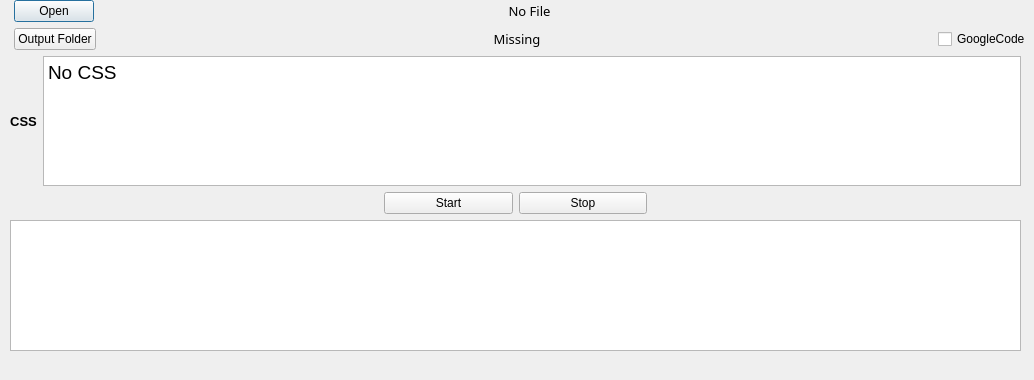
<?xml version="1.0" encoding="UTF-8"?>
<ui version="4.0">
 <class>Dialog</class>
 <widget class="QDialog" name="Dialog">
  <property name="geometry">
   <rect>
    <x>0</x>
    <y>0</y>
    <width>1034</width>
    <height>380</height>
   </rect>
  </property>
  <property name="sizePolicy">
   <sizepolicy hsizetype="Fixed" vsizetype="Fixed">
    <horstretch>0</horstretch>
    <verstretch>0</verstretch>
   </sizepolicy>
  </property>
  <property name="minimumSize">
   <size>
    <width>1034</width>
    <height>380</height>
   </size>
  </property>
  <property name="maximumSize">
   <size>
    <width>1034</width>
    <height>380</height>
   </size>
  </property>
  <property name="windowTitle">
   <string>GEDCOM_HTML5</string>
  </property>
  <property name="windowIcon">
   <iconset>
    <normaloff>icon.png</normaloff>icon.png</iconset>
  </property>
  <widget class="QWidget" name="gridLayoutWidget">
   <property name="geometry">
    <rect>
     <x>0</x>
     <y>0</y>
     <width>1031</width>
     <height>371</height>
    </rect>
   </property>
   <layout class="QGridLayout" name="gridLayout" rowstretch="1,0,0,0,0,0">
    <item row="0" column="0">
     <layout class="QHBoxLayout" name="horizontalLayout_3" stretch="1,5,60,5">
      <item>
       <spacer name="horizontalSpacer_5">
        <property name="orientation">
         <enum>Qt::Horizontal</enum>
        </property>
        <property name="sizeHint" stdset="0">
         <size>
          <width>40</width>
          <height>20</height>
         </size>
        </property>
       </spacer>
      </item>
      <item>
       <widget class="QPushButton" name="OpenButton">
        <property name="text">
         <string>Open</string>
        </property>
        <property name="default">
         <bool>true</bool>
        </property>
       </widget>
      </item>
      <item>
       <widget class="QLabel" name="FilePath">
        <property name="font">
         <font>
          <family>Arial Black</family>
          <pointsize>10</pointsize>
         </font>
        </property>
        <property name="text">
         <string>No File</string>
        </property>
        <property name="alignment">
         <set>Qt::AlignCenter</set>
        </property>
       </widget>
      </item>
      <item>
       <spacer name="horizontalSpacer_7">
        <property name="orientation">
         <enum>Qt::Horizontal</enum>
        </property>
        <property name="sizeHint" stdset="0">
         <size>
          <width>40</width>
          <height>20</height>
         </size>
        </property>
       </spacer>
      </item>
     </layout>
    </item>
    <item row="2" column="0">
     <layout class="QHBoxLayout" name="horizontalLayout_6" stretch="1,0,100,1">
      <item>
       <spacer name="horizontalSpacer_8">
        <property name="orientation">
         <enum>Qt::Horizontal</enum>
        </property>
        <property name="sizeHint" stdset="0">
         <size>
          <width>40</width>
          <height>20</height>
         </size>
        </property>
       </spacer>
      </item>
      <item>
       <widget class="QLabel" name="CSS_Label">
        <property name="font">
         <font>
          <pointsize>10</pointsize>
          <weight>75</weight>
          <bold>true</bold>
         </font>
        </property>
        <property name="text">
         <string>CSS</string>
        </property>
        <property name="textFormat">
         <enum>Qt::AutoText</enum>
        </property>
        <property name="alignment">
         <set>Qt::AlignCenter</set>
        </property>
       </widget>
      </item>
      <item>
       <widget class="QPlainTextEdit" name="CSS_text">
        <property name="font">
         <font>
          <family>Arial</family>
          <pointsize>14</pointsize>
         </font>
        </property>
        <property name="plainText">
         <string>No CSS</string>
        </property>
       </widget>
      </item>
      <item>
       <spacer name="horizontalSpacer_9">
        <property name="orientation">
         <enum>Qt::Horizontal</enum>
        </property>
        <property name="sizeHint" stdset="0">
         <size>
          <width>40</width>
          <height>20</height>
         </size>
        </property>
       </spacer>
      </item>
     </layout>
    </item>
    <item row="5" column="0">
     <layout class="QHBoxLayout" name="horizontalLayout_5">
      <item>
       <widget class="QLabel" name="StatusLabel">
        <property name="text">
         <string/>
        </property>
        <property name="alignment">
         <set>Qt::AlignCenter</set>
        </property>
       </widget>
      </item>
     </layout>
    </item>
    <item row="3" column="0">
     <layout class="QHBoxLayout" name="horizontalLayout" stretch="3,1,1,3">
      <item>
       <spacer name="horizontalSpacer_2">
        <property name="orientation">
         <enum>Qt::Horizontal</enum>
        </property>
        <property name="sizeHint" stdset="0">
         <size>
          <width>40</width>
          <height>20</height>
         </size>
        </property>
       </spacer>
      </item>
      <item>
       <widget class="QPushButton" name="StartButton">
        <property name="text">
         <string>Start</string>
        </property>
       </widget>
      </item>
      <item>
       <widget class="QPushButton" name="StopButton">
        <property name="text">
         <string>Stop</string>
        </property>
       </widget>
      </item>
      <item>
       <spacer name="horizontalSpacer">
        <property name="orientation">
         <enum>Qt::Horizontal</enum>
        </property>
        <property name="sizeHint" stdset="0">
         <size>
          <width>40</width>
          <height>20</height>
         </size>
        </property>
       </spacer>
      </item>
     </layout>
    </item>
    <item row="4" column="0">
     <layout class="QHBoxLayout" name="horizontalLayout_2" stretch="1,100,1">
      <item>
       <spacer name="horizontalSpacer_3">
        <property name="orientation">
         <enum>Qt::Horizontal</enum>
        </property>
        <property name="sizeHint" stdset="0">
         <size>
          <width>40</width>
          <height>20</height>
         </size>
        </property>
       </spacer>
      </item>
      <item>
       <widget class="QListWidget" name="listWidget"/>
      </item>
      <item>
       <spacer name="horizontalSpacer_4">
        <property name="orientation">
         <enum>Qt::Horizontal</enum>
        </property>
        <property name="sizeHint" stdset="0">
         <size>
          <width>40</width>
          <height>20</height>
         </size>
        </property>
       </spacer>
      </item>
     </layout>
    </item>
    <item row="1" column="0">
     <layout class="QHBoxLayout" name="horizontalLayout_4" stretch="1,5,60,0">
      <item>
       <spacer name="horizontalSpacer_6">
        <property name="orientation">
         <enum>Qt::Horizontal</enum>
        </property>
        <property name="sizeHint" stdset="0">
         <size>
          <width>40</width>
          <height>20</height>
         </size>
        </property>
       </spacer>
      </item>
      <item>
       <widget class="QPushButton" name="OutputButton">
        <property name="text">
         <string>Output Folder</string>
        </property>
       </widget>
      </item>
      <item>
       <widget class="QLabel" name="OutputFolderLabel">
        <property name="font">
         <font>
          <family>Arial Black</family>
          <pointsize>10</pointsize>
         </font>
        </property>
        <property name="text">
         <string>Missing</string>
        </property>
        <property name="alignment">
         <set>Qt::AlignCenter</set>
        </property>
       </widget>
      </item>
      <item>
       <widget class="QCheckBox" name="bGoogleCode">
        <property name="text">
         <string>GoogleCode</string>
        </property>
       </widget>
      </item>
     </layout>
    </item>
   </layout>
  </widget>
 </widget>
 <resources/>
 <connections/>
</ui>
